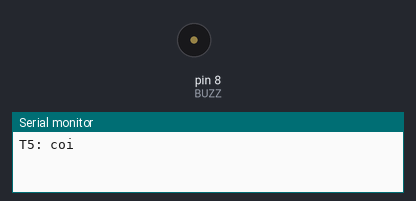
Recording of a sketch running on a simulated Arduino Uno, built with avr-gcc and run on an emulated ATmega328P. Parts: buzzer (waves = sounding, pin HIGH), the last lines printed to the serial monitor.

Above: at 0.8 s.
At 5.1 s:
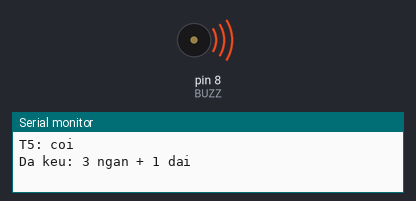
Timing chart, 0 to 8.5 s (numbered marks = the images above):
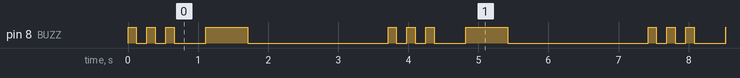

The sketch:

T5_Buzzer.ino
```cpp
// T5 — Còi buzzer.
// Module 3 chân: VCC→5V, GND→GND, I/O→D8.
// Còi rời 2 chân + transistor S8050 (trên test board): D8 → trở 1k → B; E → GND; C → chân (−) còi; chân (+) còi → 5V.
// Đạt: kêu 3 tiếng ngắn rồi 1 tiếng dài, lặp lại. Nếu kêu liên tục và im đúng lúc lẽ ra kêu → đổi BUZZ_ACTIVE_LOW.

const byte BUZZ = 8;
const bool BUZZ_ACTIVE_LOW = false; // module dùng transistor PNP thường kêu khi LOW → đặt true

void buzz(bool on) { digitalWrite(BUZZ, (on ^ BUZZ_ACTIVE_LOW) ? HIGH : LOW); }

void setup() {
  buzz(false); pinMode(BUZZ, OUTPUT);
  Serial.begin(9600);
  Serial.println(F("T5: coi"));
}

void loop() {
  for (int i = 0; i < 3; i++) { buzz(true); delay(120); buzz(false); delay(150); }
  delay(300);
  buzz(true); delay(600); buzz(false);
  Serial.println(F("Da keu: 3 ngan + 1 dai"));
  delay(2000);
}
```

Measured:
- by itself, pin 8 (BUZZ): repeats every 3.7 s: 2 × (LOW 0.15 s, HIGH 0.12 s), LOW 0.45 s, HIGH 0.60 s, LOW 2.0 s, HIGH 0.12 s
- by itself, everything shown: repeats every 3.7 s, in 8 steps
